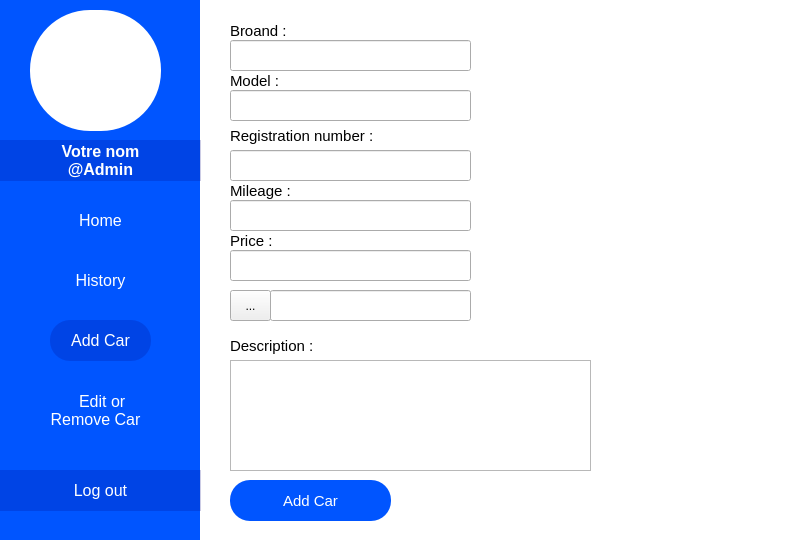
<?xml version="1.0" encoding="UTF-8"?>
<ui version="4.0">
 <class>add</class>
 <widget class="QWidget" name="add">
  <property name="geometry">
   <rect>
    <x>0</x>
    <y>0</y>
    <width>812</width>
    <height>540</height>
   </rect>
  </property>
  <property name="windowTitle">
   <string>Form</string>
  </property>
  <widget class="QLabel" name="label">
   <property name="geometry">
    <rect>
     <x>200</x>
     <y>-10</y>
     <width>631</width>
     <height>671</height>
    </rect>
   </property>
   <property name="styleSheet">
    <string notr="true">background-color: rgb(255, 255, 255);</string>
   </property>
   <property name="text">
    <string/>
   </property>
  </widget>
  <widget class="QLineEdit" name="kilo">
   <property name="geometry">
    <rect>
     <x>230</x>
     <y>200</y>
     <width>241</width>
     <height>31</height>
    </rect>
   </property>
  </widget>
  <widget class="QLineEdit" name="model">
   <property name="geometry">
    <rect>
     <x>230</x>
     <y>90</y>
     <width>241</width>
     <height>31</height>
    </rect>
   </property>
  </widget>
  <widget class="QLineEdit" name="marque">
   <property name="geometry">
    <rect>
     <x>230</x>
     <y>40</y>
     <width>241</width>
     <height>31</height>
    </rect>
   </property>
   <property name="text">
    <string/>
   </property>
  </widget>
  <widget class="QPushButton" name="addb">
   <property name="geometry">
    <rect>
     <x>230</x>
     <y>480</y>
     <width>161</width>
     <height>41</height>
    </rect>
   </property>
   <property name="font">
    <font>
     <pointsize>11</pointsize>
    </font>
   </property>
   <property name="styleSheet">
    <string notr="true">border-radius:20px;
background-color: rgb(0, 85, 255);
color:white;
</string>
   </property>
   <property name="text">
    <string>Add Car</string>
   </property>
  </widget>
  <widget class="QLineEdit" name="matricule">
   <property name="geometry">
    <rect>
     <x>230</x>
     <y>150</y>
     <width>241</width>
     <height>31</height>
    </rect>
   </property>
  </widget>
  <widget class="QLabel" name="label_3">
   <property name="geometry">
    <rect>
     <x>230</x>
     <y>20</y>
     <width>71</width>
     <height>21</height>
    </rect>
   </property>
   <property name="font">
    <font>
     <pointsize>11</pointsize>
     <weight>50</weight>
     <bold>false</bold>
    </font>
   </property>
   <property name="text">
    <string>Broand :</string>
   </property>
  </widget>
  <widget class="QLabel" name="label_4">
   <property name="geometry">
    <rect>
     <x>230</x>
     <y>70</y>
     <width>71</width>
     <height>21</height>
    </rect>
   </property>
   <property name="font">
    <font>
     <pointsize>11</pointsize>
     <weight>50</weight>
     <bold>false</bold>
    </font>
   </property>
   <property name="text">
    <string>Model :</string>
   </property>
  </widget>
  <widget class="QLabel" name="label_5">
   <property name="geometry">
    <rect>
     <x>230</x>
     <y>180</y>
     <width>71</width>
     <height>21</height>
    </rect>
   </property>
   <property name="font">
    <font>
     <pointsize>11</pointsize>
     <weight>50</weight>
     <bold>false</bold>
    </font>
   </property>
   <property name="text">
    <string>Mileage :</string>
   </property>
  </widget>
  <widget class="QLabel" name="label_6">
   <property name="geometry">
    <rect>
     <x>230</x>
     <y>120</y>
     <width>151</width>
     <height>31</height>
    </rect>
   </property>
   <property name="font">
    <font>
     <pointsize>11</pointsize>
     <weight>50</weight>
     <bold>false</bold>
    </font>
   </property>
   <property name="text">
    <string>Registration number :</string>
   </property>
  </widget>
  <widget class="QLineEdit" name="line">
   <property name="geometry">
    <rect>
     <x>270</x>
     <y>290</y>
     <width>201</width>
     <height>31</height>
    </rect>
   </property>
  </widget>
  <widget class="QLabel" name="bro">
   <property name="geometry">
    <rect>
     <x>460</x>
     <y>410</y>
     <width>231</width>
     <height>16</height>
    </rect>
   </property>
   <property name="text">
    <string/>
   </property>
  </widget>
  <widget class="QLineEdit" name="price">
   <property name="geometry">
    <rect>
     <x>230</x>
     <y>250</y>
     <width>241</width>
     <height>31</height>
    </rect>
   </property>
  </widget>
  <widget class="QLabel" name="label_7">
   <property name="geometry">
    <rect>
     <x>230</x>
     <y>230</y>
     <width>71</width>
     <height>21</height>
    </rect>
   </property>
   <property name="font">
    <font>
     <pointsize>11</pointsize>
     <weight>50</weight>
     <bold>false</bold>
    </font>
   </property>
   <property name="text">
    <string>Price :</string>
   </property>
  </widget>
  <widget class="QToolButton" name="select">
   <property name="geometry">
    <rect>
     <x>230</x>
     <y>290</y>
     <width>41</width>
     <height>31</height>
    </rect>
   </property>
   <property name="text">
    <string>...</string>
   </property>
  </widget>
  <widget class="QLabel" name="kilo_2">
   <property name="geometry">
    <rect>
     <x>230</x>
     <y>320</y>
     <width>241</width>
     <height>20</height>
    </rect>
   </property>
   <property name="text">
    <string/>
   </property>
  </widget>
  <widget class="QTextEdit" name="textEdit">
   <property name="geometry">
    <rect>
     <x>230</x>
     <y>360</y>
     <width>361</width>
     <height>111</height>
    </rect>
   </property>
  </widget>
  <widget class="QLabel" name="label_11">
   <property name="geometry">
    <rect>
     <x>230</x>
     <y>330</y>
     <width>151</width>
     <height>31</height>
    </rect>
   </property>
   <property name="font">
    <font>
     <pointsize>11</pointsize>
     <weight>50</weight>
     <bold>false</bold>
    </font>
   </property>
   <property name="text">
    <string>Description :</string>
   </property>
  </widget>
  <widget class="QLabel" name="image">
   <property name="geometry">
    <rect>
     <x>510</x>
     <y>40</y>
     <width>281</width>
     <height>281</height>
    </rect>
   </property>
   <property name="text">
    <string/>
   </property>
  </widget>
  <widget class="QLabel" name="label_8">
   <property name="geometry">
    <rect>
     <x>0</x>
     <y>140</y>
     <width>201</width>
     <height>41</height>
    </rect>
   </property>
   <property name="font">
    <font>
     <pointsize>12</pointsize>
     <weight>75</weight>
     <bold>true</bold>
    </font>
   </property>
   <property name="styleSheet">
    <string notr="true">border:none;
background-color: rgba(0, 0, 127,0.2);
color: rgb(255, 255, 255);</string>
   </property>
   <property name="text">
    <string>Votre nom
@Admin</string>
   </property>
   <property name="alignment">
    <set>Qt::AlignCenter</set>
   </property>
  </widget>
  <widget class="QLabel" name="label_2">
   <property name="geometry">
    <rect>
     <x>-40</x>
     <y>0</y>
     <width>241</width>
     <height>721</height>
    </rect>
   </property>
   <property name="styleSheet">
    <string notr="true">
background-color: rgb(0, 85, 255);</string>
   </property>
   <property name="text">
    <string/>
   </property>
  </widget>
  <widget class="QLabel" name="label_9">
   <property name="geometry">
    <rect>
     <x>30</x>
     <y>10</y>
     <width>131</width>
     <height>121</height>
    </rect>
   </property>
   <property name="styleSheet">
    <string notr="true">border-radius:60px;
background-color: rgb(255, 255, 255);
border:3px black solid;</string>
   </property>
   <property name="frameShape">
    <enum>QFrame::Box</enum>
   </property>
   <property name="frameShadow">
    <enum>QFrame::Sunken</enum>
   </property>
   <property name="text">
    <string/>
   </property>
   <property name="pixmap">
    <pixmap resource="image.qrc">:/build/fichier/icons8_person_128px_1.png</pixmap>
   </property>
  </widget>
  <widget class="QPushButton" name="home">
   <property name="geometry">
    <rect>
     <x>50</x>
     <y>200</y>
     <width>101</width>
     <height>41</height>
    </rect>
   </property>
   <property name="font">
    <font>
     <pointsize>12</pointsize>
    </font>
   </property>
   <property name="styleSheet">
    <string notr="true">border:none;

color: rgb(255, 255, 255);</string>
   </property>
   <property name="text">
    <string>Home</string>
   </property>
   <property name="icon">
    <iconset resource="image.qrc">
     <normaloff>:/build/fichier/icons8_home_32px.png</normaloff>:/build/fichier/icons8_home_32px.png</iconset>
   </property>
   <property name="iconSize">
    <size>
     <width>30</width>
     <height>30</height>
    </size>
   </property>
  </widget>
  <widget class="QPushButton" name="addr">
   <property name="geometry">
    <rect>
     <x>50</x>
     <y>320</y>
     <width>101</width>
     <height>41</height>
    </rect>
   </property>
   <property name="font">
    <font>
     <pointsize>12</pointsize>
    </font>
   </property>
   <property name="styleSheet">
    <string notr="true">border:none;
border-radius:20px;
background-color: rgba(0, 0, 127,0.2);
color: rgb(255, 255, 255);</string>
   </property>
   <property name="text">
    <string>Add Car</string>
   </property>
   <property name="icon">
    <iconset resource="image.qrc">
     <normaloff>:/build/fichier/icons8_add_100px.png</normaloff>:/build/fichier/icons8_add_100px.png</iconset>
   </property>
   <property name="iconSize">
    <size>
     <width>30</width>
     <height>30</height>
    </size>
   </property>
  </widget>
  <widget class="QPushButton" name="logout">
   <property name="geometry">
    <rect>
     <x>0</x>
     <y>470</y>
     <width>201</width>
     <height>41</height>
    </rect>
   </property>
   <property name="font">
    <font>
     <pointsize>12</pointsize>
    </font>
   </property>
   <property name="styleSheet">
    <string notr="true">border:none;
background-color: rgba(0, 0, 127,0.2);
color: rgb(255, 255, 255);</string>
   </property>
   <property name="text">
    <string>Log out</string>
   </property>
   <property name="icon">
    <iconset resource="image.qrc">
     <normaloff>:/build/fichier/icons8_logout_rounded_left_60px.png</normaloff>:/build/fichier/icons8_logout_rounded_left_60px.png</iconset>
   </property>
   <property name="iconSize">
    <size>
     <width>30</width>
     <height>30</height>
    </size>
   </property>
  </widget>
  <widget class="QPushButton" name="editr">
   <property name="geometry">
    <rect>
     <x>10</x>
     <y>390</y>
     <width>171</width>
     <height>41</height>
    </rect>
   </property>
   <property name="font">
    <font>
     <pointsize>12</pointsize>
    </font>
   </property>
   <property name="styleSheet">
    <string notr="true">border:none;
background-color: rgba(0, 0, 127,0);
color: rgb(255, 255, 255);</string>
   </property>
   <property name="text">
    <string>   Edit or 
Remove Car</string>
   </property>
   <property name="icon">
    <iconset resource="image.qrc">
     <normaloff>:/build/fichier/icons8_edit_52px.png</normaloff>:/build/fichier/icons8_edit_52px.png</iconset>
   </property>
   <property name="iconSize">
    <size>
     <width>30</width>
     <height>30</height>
    </size>
   </property>
  </widget>
  <widget class="QPushButton" name="history">
   <property name="geometry">
    <rect>
     <x>50</x>
     <y>260</y>
     <width>101</width>
     <height>41</height>
    </rect>
   </property>
   <property name="font">
    <font>
     <pointsize>12</pointsize>
    </font>
   </property>
   <property name="styleSheet">
    <string notr="true">border:none;
background-color: rgba(0, 0, 127,0);
color: rgb(255, 255, 255);</string>
   </property>
   <property name="text">
    <string>History</string>
   </property>
   <property name="icon">
    <iconset resource="image.qrc">
     <normaloff>:/build/fichier/icons8_activity_history_64px.png</normaloff>:/build/fichier/icons8_activity_history_64px.png</iconset>
   </property>
   <property name="iconSize">
    <size>
     <width>30</width>
     <height>30</height>
    </size>
   </property>
  </widget>
  <zorder>label_2</zorder>
  <zorder>label</zorder>
  <zorder>kilo</zorder>
  <zorder>model</zorder>
  <zorder>marque</zorder>
  <zorder>addb</zorder>
  <zorder>matricule</zorder>
  <zorder>label_3</zorder>
  <zorder>label_4</zorder>
  <zorder>label_5</zorder>
  <zorder>label_6</zorder>
  <zorder>line</zorder>
  <zorder>bro</zorder>
  <zorder>price</zorder>
  <zorder>label_7</zorder>
  <zorder>select</zorder>
  <zorder>kilo_2</zorder>
  <zorder>textEdit</zorder>
  <zorder>label_11</zorder>
  <zorder>image</zorder>
  <zorder>label_8</zorder>
  <zorder>label_9</zorder>
  <zorder>home</zorder>
  <zorder>addr</zorder>
  <zorder>logout</zorder>
  <zorder>editr</zorder>
  <zorder>history</zorder>
 </widget>
 <resources>
  <include location="image.qrc"/>
 </resources>
 <connections/>
</ui>
